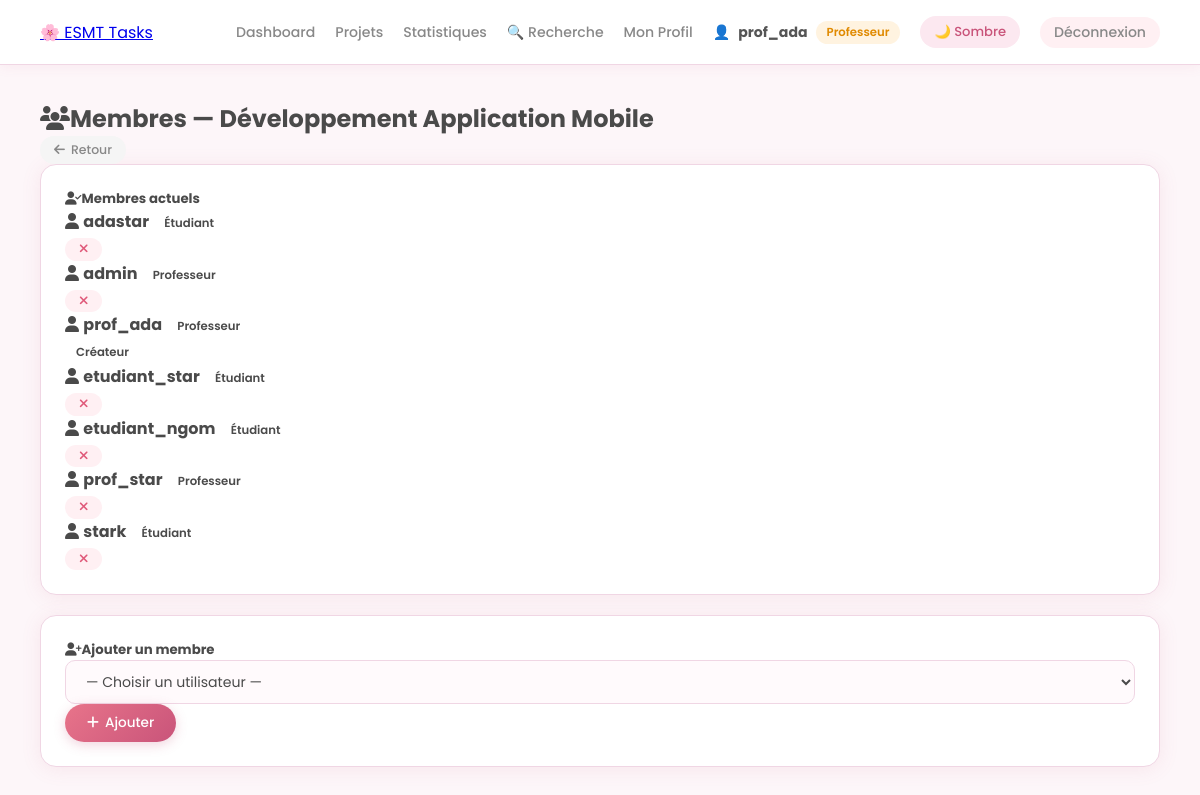
The app's page /projet/2/membres/ (signed in) with its own data.
### accounts/models.py (models this page shows, shortened)
class User(AbstractUser):
    ROLE_CHOICES = [
        ('etudiant', 'Étudiant'),
        ('professeur', 'Professeur'),
    ]
    role = models.CharField(max_length=20, choices=ROLE_CHOICES, default='etudiant')
    avatar = models.ImageField(upload_to='avatars/', null=True, blank=True)

### projects/models.py (models this page shows, shortened)
class Project(models.Model):
    titre = models.CharField(max_length=200)
    description = models.TextField(blank=True)
    createur = models.ForeignKey(User, on_delete=models.CASCADE, related_name='projets_crees')
    membres = models.ManyToManyField(User, related_name='projets_membres', blank=True)
    date_creation = models.DateTimeField(auto_now_add=True)
    date_modification = models.DateTimeField(auto_now=True)

### projects/views.py (the view)
# urls.py: path('projet/<int:pk>/membres/', views.projet_membres, name='projet_membres'),
@login_required
def projet_membres(request, pk):
    projet = get_object_or_404(Project, pk=pk)
    if request.user != projet.createur:
        messages.error(request, 'Accès refusé !')
        return redirect('projet_detail', pk=pk)
    users_disponibles = User.objects.exclude(pk=projet.createur.pk)
    if request.user.role == 'etudiant':
        users_disponibles = users_disponibles.filter(role='etudiant')
    return render(request, 'projects/membres.html', {
        'projet': projet,
        'users_disponibles': users_disponibles
    })

### templates/projects/membres.html (shortened to what this page needs)
{% extends 'base.html' %}
{% block content %}
<div class="d-flex justify-content-between align-items-center mb-4">
    <h2><i class="fas fa-users me-2"></i>Membres — {{ projet.titre }}</h2>
    <a href="{% url 'projet_detail' projet.pk %}" class="btn btn-secondary btn-sm">
        <i class="fas fa-arrow-left me-1"></i>Retour
    </a>
</div>
<div class="row">
    <div class="col-md-6">
        <div class="card p-4 mb-4">
            <h5 class="mb-3"><i class="fas fa-user-check me-2 text-success"></i>Membres actuels</h5>
            {% for membre in projet.membres.all %}
            <div class="d-flex justify-content-between align-items-center py-2 border-bottom">
                <div>
                    <i class="fas fa-user me-2"></i>
                    <strong>{{ membre.username }}</strong>
                    <span class="badge {% if membre.role == 'professeur' %}bg-warning text-dark{% else %}bg-info{% endif %} ms-1">
                        {{ membre.get_role_display }}
                    </span>
                </div>
                {% if membre != projet.createur %}
                <form method="POST" action="{% url 'projet_retirer_membre' projet.pk membre.pk %}">
                    <button type="submit" class="btn btn-danger btn-sm"
                        onclick="return confirm('Retirer {{ membre.username }} ?')">
                        <i class="fas fa-times"></i>
                    </button>
                </form>
                {% else %}
                <span class="badge bg-primary">Créateur</span>
                {% endif %}
            </div>
            {% empty %}
            <p class="text-muted">Aucun membre pour l'instant.</p>
            {% endfor %}
        </div>
    </div>
    <div class="col-md-6">
        <div class="card p-4">
            <h5 class="mb-3"><i class="fas fa-user-plus me-2 text-primary"></i>Ajouter un membre</h5>
            <form method="POST" action="{% url 'projet_ajouter_membre' projet.pk %}">
                <div class="mb-3">
                    <select name="user_id" class="form-select" required>
                        <option value="">— Choisir un utilisateur —</option>
                    </select>
                </div>
                <button type="submit" class="btn btn-primary w-100">
                    <i class="fas fa-plus me-1"></i>Ajouter
                </button>
            </form>
        </div>
    </div>
</div>
{% endblock %}

### templates/base.html (shortened to what this page needs)
<!DOCTYPE html>
<html lang="fr">
<head>
    <link href="https://cdnjs.cloudflare.com/ajax/libs/font-awesome/6.4.0/css/all.min.css" rel="stylesheet">
</head>
<body>
{% if user.is_authenticated %}
<nav class="navbar">
    <a href="{% url 'dashboard' %}" class="navbar-brand">🌸 ESMT Tasks</a>
    <div class="navbar-right">
        <a href="{% url 'dashboard' %}">Dashboard</a>
        <a href="{% url 'projet_liste' %}">Projets</a>
        <a href="{% url 'statistiques' %}">Statistiques</a>
        <a href="{% url 'recherche' %}">🔍 Recherche</a>
        <a href="{% url 'profil' %}">Mon Profil</a>
        <span style="color:#888; font-size:0.88rem; display:flex; align-items:center; gap:8px;">
            👤 <strong style="color:#555;">{{ user.username }}</strong>
            <span class="badge {% if user.role == 'professeur' %}badge-gold{% else %}badge-rose{% endif %}">
                {{ user.get_role_display }}
            </span>
        </span>
        <button id="theme-btn" onclick="toggleTheme()"
            style="background: var(--pink-bg); border: none; border-radius: 20px;
            padding: 6px 14px; cursor: pointer; font-size: 0.82rem;
            color: var(--pink); font-family: Poppins, sans-serif; font-weight: 500;
            transition: all 0.2s;">
            🌙 Sombre
        </button>
        <a href="{% url 'deconnexion' %}" class="btn btn-danger btn-sm">Déconnexion</a>
    </div>
</nav>
{% endif %}
<div class="layout">
    <div class="main-content" style="{% if not user.is_authenticated %}margin-left:0;{% endif %}">
        {% block content %}{% endblock %}
 </div>
</div>
</body>
</html>

### templates/base.html (style rules this page uses)
:root { --pink: #c9547a; --pink-light: #e8748a; --pink-bg: #fce8f0; --pink-border: #f0d6e4; --pink-soft: #fdf6f9; --text: #4a4a4a; --text-muted: #999; --white: #fff; --shadow: 0 2px 20px rgba(201,84,122,0.10); --shadow-hover: 0 6px 24px rgba(201,84,122,0.18); --radius: 16px; --radius-sm: 10px; --radius-full: 25px; --gradient: linear-gradient(135deg, #e8748a, #c9547a); --sidebar-w: 220px; --navbar-h: 65px; --transition: all 0.2s ease; }
* { margin: 0; padding: 0; box-sizing: border-box; }
body { font-family: 'Poppins', sans-serif; background-color: var(--pink-soft); color: var(--text); transition: background 0.3s, color 0.3s; }
.navbar { background: var(--white); border-bottom: 1px solid var(--pink-border); padding: 0 40px; height: var(--navbar-h); display: flex; justify-content: space-between; align-items: center; box-shadow: 0 2px 12px rgba(201,84,122,0.08); position: fixed; top: 0; left: 0; right: 0; z-index: 100; }
.navbar-right { display: flex; align-items: center; gap: 20px; }
.navbar-right a { color: #888; text-decoration: none; font-size: 0.88rem; font-weight: 500; transition: var(--transition); }
.layout { display: flex; min-height: 100vh; padding-top: var(--navbar-h); }
.main-content { margin-left: 0; padding: 36px 40px; flex: 1; min-width: 0; max-width: 1200px; margin: 0 auto; width: 100%; }
.card { background: var(--white); border-radius: var(--radius); padding: 24px; box-shadow: var(--shadow); border: 1px solid var(--pink-border); margin-bottom: 20px; transition: var(--transition); }
.btn { padding: 9px 22px; border-radius: var(--radius-full); font-size: 0.85rem; font-weight: 500; cursor: pointer; border: none; text-decoration: none; display: inline-flex; align-items: center; gap: 6px; transition: var(--transition); font-family: 'Poppins', sans-serif; white-space: nowrap; }
.btn-primary { background: var(--gradient); color: white; box-shadow: 0 3px 12px rgba(201,84,122,0.25); }
.btn-danger { background: #fff0f3; color: #e05a7a; }
.btn-secondary { background: #f5f5f5; color: #888; }
.btn-sm { padding: 5px 14px; font-size: 0.78rem; }
input[type=text], input[type=email], input[type=password], input[type=date], input[type=number], textarea, select { width: 100%; padding: 10px 16px; border: 1.5px solid var(--pink-border); border-radius: var(--radius-sm); font-family: 'Poppins', sans-serif; font-size: 0.88rem; outline: none; background: #fffafc; color: var(--text); transition: border 0.2s, box-shadow 0.2s; }
.badge { padding: 3px 11px; border-radius: 20px; font-size: 0.73rem; font-weight: 600; display: inline-block; }
.badge-gold { background: #fff3e0; color: #e08a00; }

### records on screen
User: username "prof_ada", role "Professeur", shows "Créateur"
Project: titre "Développement Application Mobile"
User: username "adastar", role "Étudiant"
User: username "admin", role "Professeur"
User: username "etudiant_star", role "Étudiant"
User: username "etudiant_ngom", role "Étudiant"
User: username "prof_star", role "Professeur"
User: username "stark", role "Étudiant"
